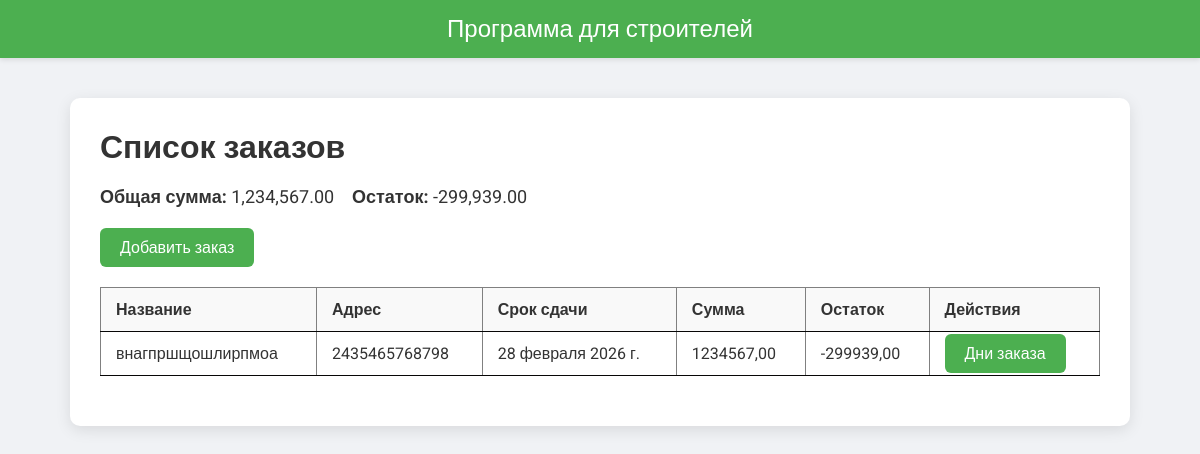
Before: / with the older database file.
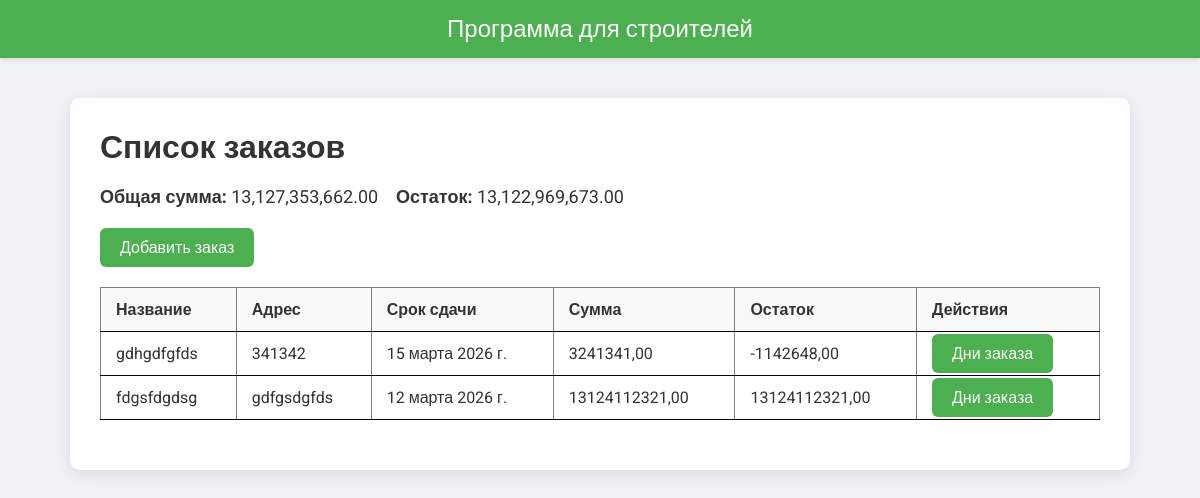
After: the same page with the newer database file.
### program/models.py (models this page shows)
class Orders(models.Model):
    title = models.CharField(max_length=255)
    address = models.CharField(max_length=255)
    deadline = models.DateField()
    amount = models.DecimalField(max_digits=20, decimal_places=2)
    remains = models.DecimalField(max_digits=20, decimal_places=2)

### program/views.py (the view)
# urls.py: path('', views.index, name='index'),
def index(request):
    orders = Orders.objects.all().order_by('-deadline')
    amount_total = sum(order.amount for order in orders)
    remains_total = sum(order.remains for order in orders)
    context = {
        'orders': orders,              # Все заказы сразу передаются в шаблон
        'amount': f"{amount_total:,}",  # Форматированная сумма оплат
        'remains': f"{remains_total:,}"  # Форматированная сумма остатков
    }
    return render(request, 'program/index.html', context)

### program/templates/program/index.html (shortened to what this page needs)
<!DOCTYPE html>
<html lang="ru">
<head>
</head>
<body>
<header>Программа для строителей</header>
<div class="container">
<h1>Список заказов</h1>
<div class="stats">
<strong>Общая сумма:</strong> {{ amount }} &nbsp;&nbsp;
<strong>Остаток:</strong> {{ remains }}
</div>
<a href="{% url 'add_order' %}" class="btn add-btn">Добавить заказ</a>
<table border="1">
<tr>
<th>Название</th>
<th>Адрес</th>
<th>Срок сдачи</th>
<th>Сумма</th>
<th>Остаток</th>
<th>Действия</th>
</tr>
{% for order in orders %}
<tr>
<td>{{ order.title }}</td>
<td>{{ order.address }}</td>
<td>{{ order.deadline }}</td>
<td>{{ order.amount }}</td>
<td>{{ order.remains }}</td>
<td><a href="{% url 'day' _id=order.id %}" class="btn">Дни заказа</a></td>
</tr>
{% endfor %}
</table>
</div>
</body>
</html>

Changed rows visible on the page:
removed Orders: title "внагпршщошлирпмоа", address "2435465768798", deadline "28 февраля 2026 г.", amount "1234567,00", remains "-299939,00"
added Orders: title "gdhgdfgfds", address "341342", deadline "15 марта 2026 г.", amount "3241341,00", remains "-1142648,00"
added Orders: title "fdgsfdgdsg", address "gdfgsdgfds", deadline "12 марта 2026 г.", amount "13124112321,00", remains "13124112321,00"
Other visible differences:
{{ amount }}: "1,234,567.00" → "13,127,353,662.00"
{{ remains }}: "-299,939.00" → "13,122,969,673.00"
